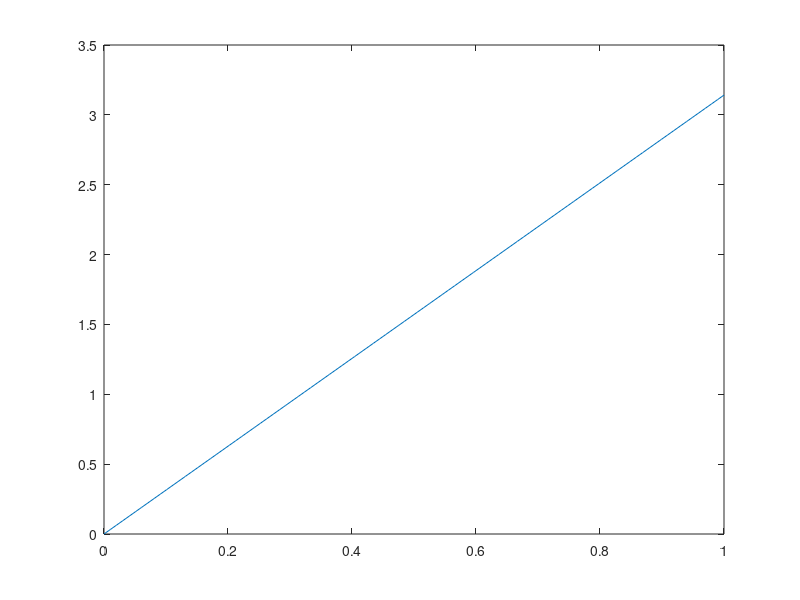

Here is the MATLAB script that generated this plot:
function y = unsteady_heat_transfer

PI    = pi();
% alfa  = 1;    %
% t     = 1;    % 
% b     = 1;    % m; centerSlab - surfSlab = halfWidthSlab
atb2  = 0.01;
% x     = linspace(0,b,10);    %
xb    = linspace(0,1,100);
% iTheta= zeros(1,length(xb));   %
nTheta= zeros(1,length(xb));    %
nT = zeros(1,length(xb));
% n     = 0;    %
eps   = 1e-20;

% atb2  = alfa*t/b^2
% xb    = x/b
% min(abs(curVal(abs(curVal)>0)));

% while min(abs(curVal(abs(curVal)>0))) > eps
%     curVal = (-1)^n/((n+0.5)*PI).*exp(-(n+0.5)^2*PI^2*alfa*t/b^2).*cos(n+0.5).*PI.*x./b;
%     theta  = theta + curVal;
%     n      = n + 1;
% end
% 
for n = 0:1e2
   oTheta    = nTheta;
   iTheta    = (-1)^n/((n+0.5)*PI).*exp(-(n+0.5)^2*PI^2*atb2).*cos(n+0.5).*PI.*xb;
   nTheta    = nTheta + iTheta;

%    if any(abs(oTheta - nTheta)) < eps
%        break;
%    end
end

nTheta  = 2*nTheta;
% figure; 
% hold on;
% for atb2 = [0.01 0.04 0.1 0.2 0.4 0.6 1.0];
%     for n = 1:1e4
%     %    oTheta    = nTheta;
%        Tleft  = 20;
%        Tright = Tleft;
%        Tini   = 100;
%        Cn     = 2./(n.*PI)*((-1).^n.*Tright - Tleft) + 2.*Tini.*(1 - cos(n.*PI))./(n.*PI);
%        iT     = Cn.*exp(-(n.*PI).^2.*atb2).*sin(n.*PI.*xb);
%        nT     = nT + iT;
% 
%     %    if any(abs(oTheta - nTheta)) < eps
%     %        break;
%     %    end
%     end
%     nT = Tleft + xb*(Tright - Tleft) + nT;
%     nT = (Tleft - nT)./(Tleft - Tini);
% %     nT = (nT - Tini)./(Tleft - Tini);
%     plot(2*xb,nT);
% end
% hold off;
% xlim([0 1]);
% n0      = 0:1e2-1;
% atb20   = 1;
% fh      = @(n)(-1).^n./((n+0.5).*PI).*exp(-(n+0.5).^2.*PI^2.*atb2).*cos(n+0.5).*PI.*atb20;
% figure;
% plot(n0,fh(n0));

% y.n     = n0;
% y.n     = y.n(1:10);
% y.theta = fh(n0);
% y.theta = y.theta(1:10); %(y.theta > 0.00001);
% y.one   = (-1).^(n0);
% y.one   = y.one(1:10); %(abs(y.one) > 0.00001);
% y.exp   = exp(-(n0+0.5).^2.*PI^2.*atb20);
% y.exp   = y.exp(1:10); %(abs(y.exp) > 0.00001);
% y.cos   = cos(n0+0.5);
% y.cos   = y.cos(1:10); %(abs(y.cos) > 0.00001);
% y.sum   = sum(y.theta);
% y.ntetha= nTheta(end);

% sum(fh(0:1e2))

figure;
plot(xb,nTheta);

% xlim([0 1]);
% ylim([0 1]);

end